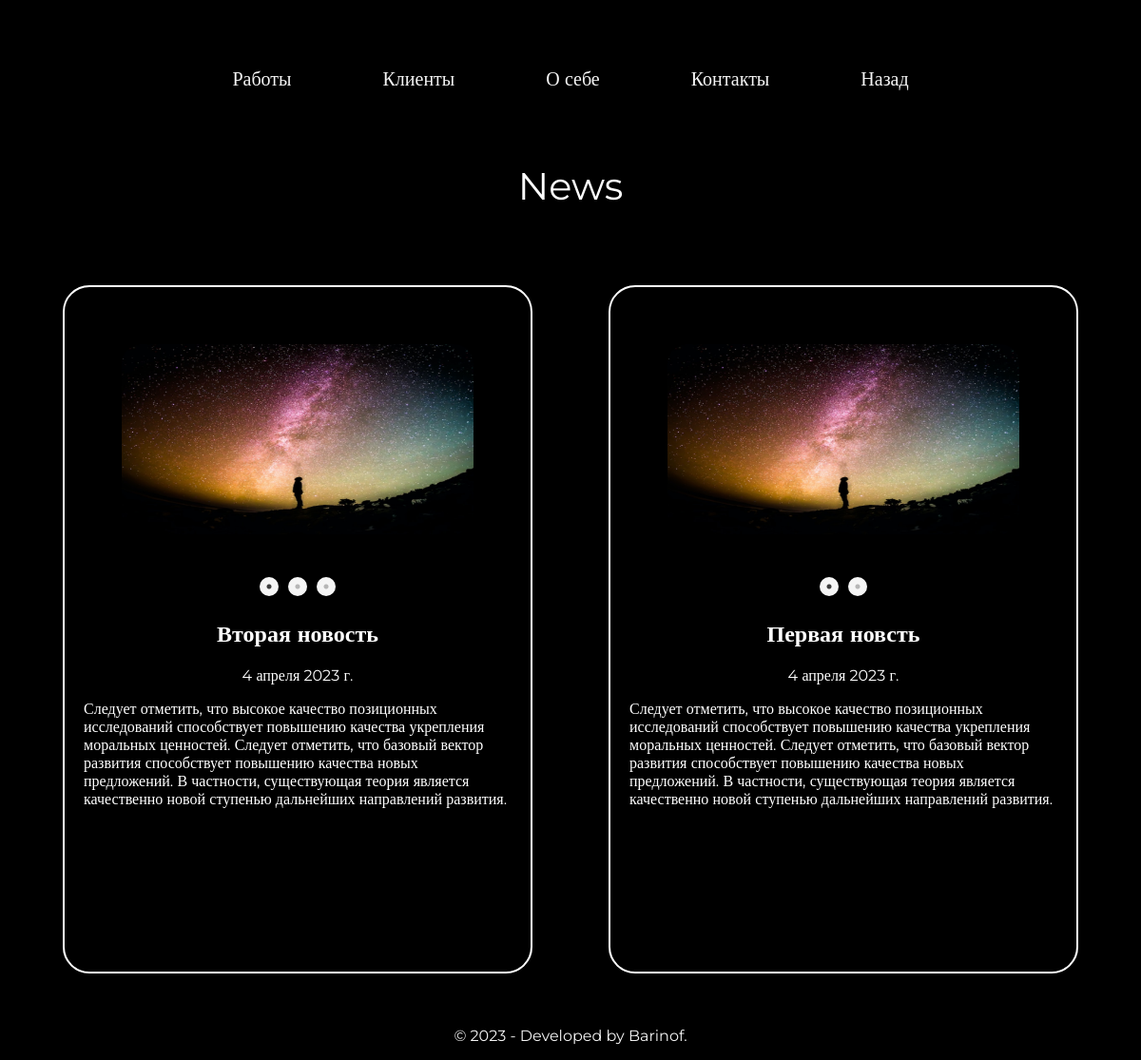
/nevs, run on the app's committed database.
### mainsite/models.py (models this page shows, shortened)
class Nevs(models.Model):
    name = models.CharField(max_length=200, db_index=True,verbose_name='Имя')
    date = models.DateField(blank=True, verbose_name='Дата создания',default=django.utils.timezone.now)
    logo = models.ImageField(upload_to=f'image/Nevs/{randint(1, 10000)}', blank=True, verbose_name='Обложка')
    main_text = models.TextField(blank=True, verbose_name='Текст новости')
    available = models.BooleanField(default=True,verbose_name='Активость')
    class Meta:
        ordering = ('name',)
        verbose_name = 'Новсть'
        verbose_name_plural = 'Новости'

### mainsite/views.py (the view)
# urls.py: path('nevs',views.nevs),
def nevs(request):
    arg = dict()
    arg['news'] = Nevs.objects.filter(available= True)
    arg['mo_photo'] = Images_nevs.objects.all()
    return render(request, "nevsV2.html",arg)

### templates/nevsV2.html (shortened to what this page needs)
<!DOCTYPE html>
{% load static %}
<html lang="ru">
<head>
    <link rel="stylesheet" type="text/css" href="{% static '/slick/slick.css' %}"/>
    <link rel="stylesheet" type="text/css" href="{% static '/slick/slick-theme.css' %}"/>
    <link rel="stylesheet" type="text/css" href="{% static 'newsv2.css' %}"/>
</head>
    <body id ="bod">
        <div class="row">
            <nav class="nav" role="navigation">
              <ul class="nav__items">
                <li class="nav__item"><a href="/#work" class="nav__link">Работы</a></li>
                <li class="nav__item"><a href="/#clients" class="nav__link">Клиенты</a></li>
                <li class="nav__item">
                  <a href="/#about" class="nav__link">О себе</a>
                </li>
                <li class="nav__item">
                  <a href="/#contact" class="nav__link">Контакты</a>
                </li>
                <li class="nav__item">
                  <a href="/" class="nav__link">Назад</a>
                </li>
              </ul>
            </nav>
          </div>
        <div style="margin-top:40px" class="zagolovok">
            <p>News</p>
        </div>
        <div class="content">
        {% for new in news %}
        <section class="news">
            <section class="novelty">
            <div class="content_news">
                <div class="slider">
                    <div class = 'slider_img'><img class = "img_slider" src="{{ new.logo.url }}" alt="img" ></div>
                </div>
            <div class="diskriptions">
              <h2 class="title">{{ new.name }}</h2>
              <p class="publish-date">{{ new.date }}</p>
              <p class="news_tizer">{{ new.main_text | safe }}</p>
            </div>
            </div>
            </section>
        </section>
        {% endfor %}
    </div>
    <footer>
        <p style="text-align: center;color: whitesmoke;">
            &copy; 2023 -  Developed by <a href="https://t.me/Ilyshaa20" class="link">Barinof</a>.
          </p>
    </footer>
    </body>
</html>

### static/newsv2.css (style rules this page uses)
body { margin: 0; padding: 0; background-color: black; font-family: Montserrat; opacity:0; transition: 4s ease; text-decoration: none; }
.row { max-width: 1200px; margin: 0 auto; color:whitesmoke; }
.nav { display: flex; justify-content: center; margin-top: 35px; font-size: 20px; padding: 0; }
.nav__items { display: flex; list-style: none; padding: 0; }
.nav__item:not(:last-child) { margin-right: 6rem; }
.nav__link { position: relative; display: inline-block; padding: 1rem 0; text-decoration: none; color: inherit; transition: all .2s; }
.nav__link::after { content: ''; position: absolute; bottom: 0; left: 0; right: 100%; display: inline-block; height: 1rem; background: whitesmoke; transition: all 0.25s cubic-bezier(1, 0.68, 0.16, 0.9); }
a { text-decoration: none; color: whitesmoke; transition: 0.5s linear; }
.img_slider { display: none; }
.slider_img { height: 250px; width: 350px; padding-bottom: 20px; padding: 40px; }
.content { display: flex; flex-direction: row; justify-content: center; color:white; flex-wrap: wrap; }
.zagolovok { color: white; text-align: center; font-size: 40px; }
.news { margin: 40px; }
.diskriptions { text-align: center; }
.news_tizer { text-align: left; height: 250px; overflow: scroll; }
.content_news { display: flex; flex-direction: column; border: 2px solid white; border-radius: 28px; padding: 20px; width: 450px; }
.content_news img { border-radius: 20px; width: 100%; height: 100%; order: 0; }
@media (max-width: 1270px) { .slider_img { height: 200px; width: 300px; padding-bottom: 20px; padding: 40px; } }

### data on the page
Nevs: logo (picture), name "Вторая новость", date "4 апреля 2023 г.", main_text "Следует отметить, что высокое качество позиционных исследований способствует повышению качества укрепления моральных ценностей. Следует отметить, что базовый вектор развития способствует повышению качества новых предложений. В частности, существующая теория является качественно новой ступенью дальнейших направлений развития."
Nevs: logo (picture), name "Первая новсть", date "4 апреля 2023 г.", main_text "Следует отметить, что высокое качество позиционных исследований способствует повышению качества укрепления моральных ценностей. Следует отметить, что базовый вектор развития способствует повышению качества новых предложений. В частности, существующая теория является качественно новой ступенью дальнейших направлений развития."
